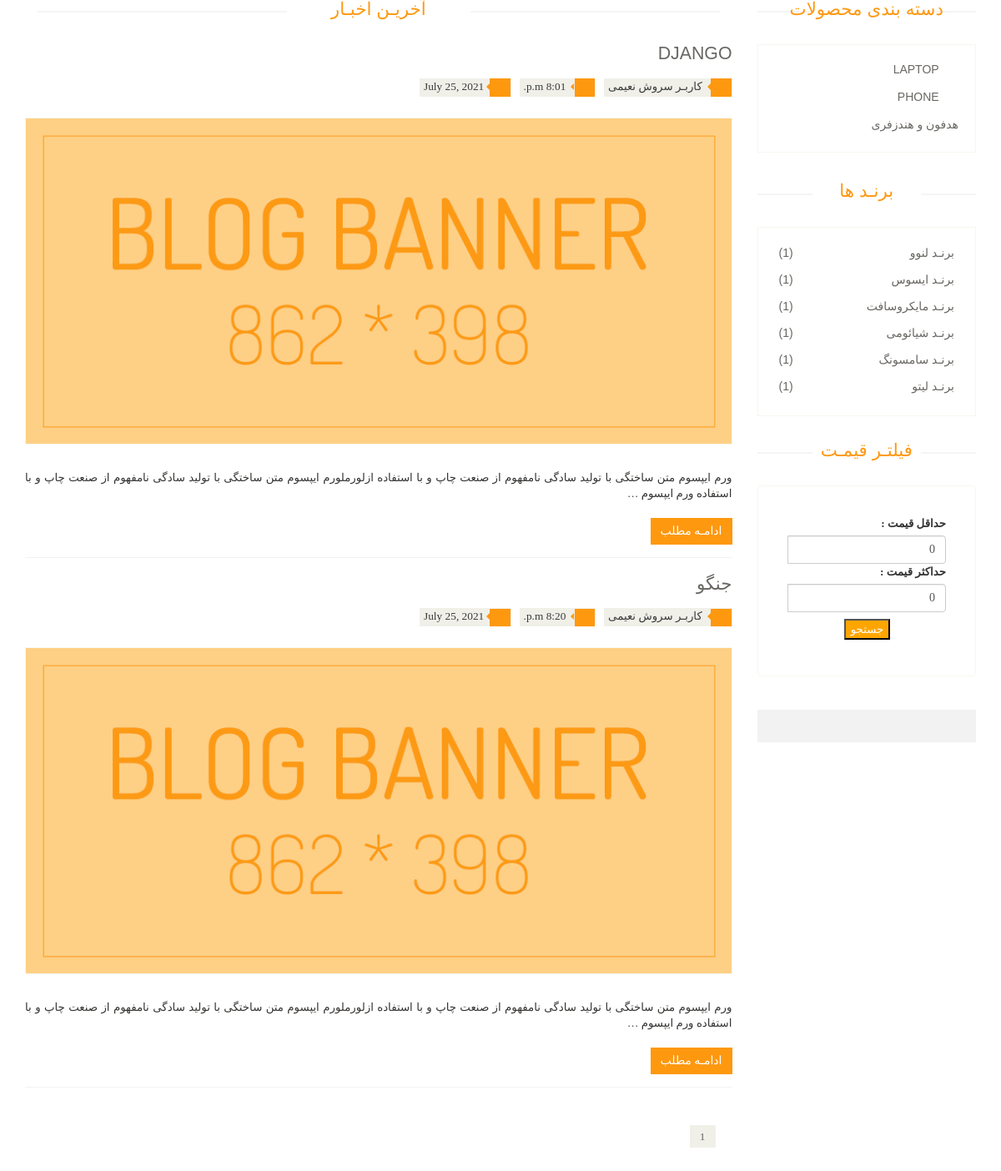
The app's page /blog/blog-list with its own data.
### shop_blog/models.py (models this page shows, shortened)
class Blog(models.Model):
    author = models.ForeignKey(UserAccount, on_delete=models.CASCADE, default=None)
    title = models.CharField(max_length=255)
    text = models.TextField()
    image = models.ImageField(upload_to='blog')
    create_on = models.DateTimeField(auto_now_add=True)

### shop_account/models.py (models this page shows, shortened)
class UserAccount(AbstractBaseUser):
    email = models.EmailField(max_length=255, unique=True)
    name = models.CharField(max_length=255)
    is_active = models.BooleanField(default=True)
    is_staff = models.BooleanField(default=False)
    objects = UserAccountManager()
    USERNAME_FIELD = 'email'
    REQUIRED_FIELDS = ['name']

### shop_product/models.py (models this page shows, shortened)
class Category(models.Model):
    parent = models.ForeignKey('self', on_delete=models.SET_NULL, related_name='childern', default=None, null=True,
                               blank=True)
    title = models.CharField(max_length=50)
    slug = models.SlugField(max_length=50)

class Brand(models.Model):
    title = models.CharField(max_length=80)
    slug = models.CharField(max_length=50, unique=True)

### shop_blog/views.py (the view)
# urls.py: path('blog-list', views.blog_list),
def blog_list(request):
    list_blog = Blog.objects.all()
    paginator = Paginator(list_blog, 3)
    page_number = request.GET.get('page')
    page_obj = paginator.get_page(page_number)
    categories = Category.objects.all()
    brands = Brand.objects.all()
    context = {
        'page_obj': page_obj,
        'categories': categories,
        'brands': brands,
    }
    return render(request, 'blog/blog.html', context)

### shop_blog/templates/blog/blog.html (shortened to what this page needs)
{% extends 'shared/_MainLayout.html' %}
{% load static %}
{% block content %}
    <section>
        <div class="container">
            <div class="row">
                <div class="col-sm-9">
                    <div class="blog-post-area">
                        <h2 class="title text-center">آخریـن اخبـار</h2>
                        {% for blog in page_obj %}
                            <div class="single-blog-post">
                                <h3>{{ blog.title }}</h3>
                                <div class="post-meta">
                                    <ul>
                                        <li><i class="fa fa-user"></i> کاربـر {{ blog.author.name }}</li>
                                        <li><i class="fa fa-clock-o"></i> {{ blog.create_on.time }}</li>
                                        <li><i class="fa fa-calendar"></i>{{ blog.create_on.date }}</li>
                                    </ul>
                                </div>
                                <a href="">
                                    <img src="{{ blog.image.url }}" alt="">
                                </a>
                                <p>{{ blog.text|truncatewords:30 }}</p>
                                <a class="btn btn-primary" href="/blog/blog-detail/{{ blog.id }}">ادامـه مطلب</a>
                            </div>
                        {% endfor %}
                        <div class="pagination-area">
                            <ul class="pagination">
                            {% for num in page_obj.paginator.page_range %}
                                {% ifequal num page_obj.number %}
                                    <li class="active"><a href="?page={{ num }}">{{ num }}</a></li>
                                {% else %}
                                    <li><a href="?page={{ num }}"> {{ num }}</a></li>
                                {% endifequal %}
                            {% endfor %}
                            </ul>
                        </div>
                    </div>
                </div>
                {% include 'product/component-category.html' %}
            </div>
        </div>
    </section>
{% endblock %}

### shop_product/templates/product/component-category.html (shortened to what this page needs)
{% load static %}
<div class="col-sm-3">
    <div class="left-sidebar">
        <h2>دسته بندی محصولات</h2>
        <div class="panel-group category-products" id="accordian">
            {% for category in categories %}
                {% if category.parent == None and category.childern.all %}
                    <div class="panel panel-default">
                        <div class="panel-heading">
                            <h4 class="panel-title">
                                <a data-toggle="collapse" data-parent="#accordian"
                                   href="#{{ category.id }}">
                                    <span class="badge pull-right"><i class="fa fa-plus"></i></span>
                                    {{ category.title }}
                                </a>
                            </h4>
                        </div>
                    </div>
                {% elif category.parent == None %}
                    <div class="panel panel-default">
                        <div class="panel-heading">
                            <h4 class="panel-title"><a
                                    href="/products/category_product/{{ category.slug }}">{{ category.title }}</a>
                            </h4>
                        </div>
                    </div>
                {% endif %}
            {% endfor %}
        </div>
        <div class="brands_products">
            <h2>برنـد ها</h2>
            <div class="brands-name">
                <ul class="nav nav-pills nav-stacked">
                    {% for brand in brands %}
                        <li><a href="/products/brand_category_product/{{ brand.slug }}"> <span
                                class="pull-left">({{ brand.brand_product.count }})</span>برنـد {{ brand.title }}</a>
                        </li>
                    {% endfor %}
                </ul>
            </div>
        </div>
        <div class="price-range">
            <h2>فیلتـر قیمـت</h2>
            <div class="well">
                <form action="/products/filter_price" method="get">
                    <div class="input-group">
                        <label for="min">حداقل قیمت :</label>
                        <input type="number" class="form-control" id="min" name="min_price" value="0">
                    </div>
                    <div class="input-group">
                        <label for="mac">حداکثر قیمت :</label>
                        <input type="number" class="form-control" id="mac" name="max_price" value="0">
                    </div>
                    <button type="submit" style="background-color: orange; color: white;margin: 8px 35%">جستجو</button>
                </form>
            </div>
        </div>
        <div class="shipping text-center">
        </div>
    </div>
</div>

### records on screen
Blog: title "DJANGO", author.name "سروش نعیمی", create_on.time "8:01 p.m.", create_on "July 25, 2021", image (picture), text "ورم ایپسوم متن ساختگی با تولید سادگی نامفهوم از صنعت چاپ و با استفاده ازلورملورم ایپسوم متن ساختگی با تولید سادگی نامفهوم از صنعت چاپ و با استفاده ورم ایپسوم …"
Blog: title "جنگو", author.name "سروش نعیمی", create_on.time "8:20 p.m.", create_on "July 25, 2021", image (picture), text "ورم ایپسوم متن ساختگی با تولید سادگی نامفهوم از صنعت چاپ و با استفاده ازلورملورم ایپسوم متن ساختگی با تولید سادگی نامفهوم از صنعت چاپ و با استفاده ورم ایپسوم …"
Category: title "LAPTOP"
Category: title "PHONE"
Category: title "هدفون و هندزفری"
Brand: brand_product.count "1", title "لنوو"
Brand: brand_product.count "1", title "ایسوس"
Brand: brand_product.count "1", title "مایکروسافت"
Brand: brand_product.count "1", title "شیائومی"
Brand: brand_product.count "1", title "سامسونگ"
Brand: brand_product.count "1", title "لیتو"

### other values on screen
{{ num }} "1"
